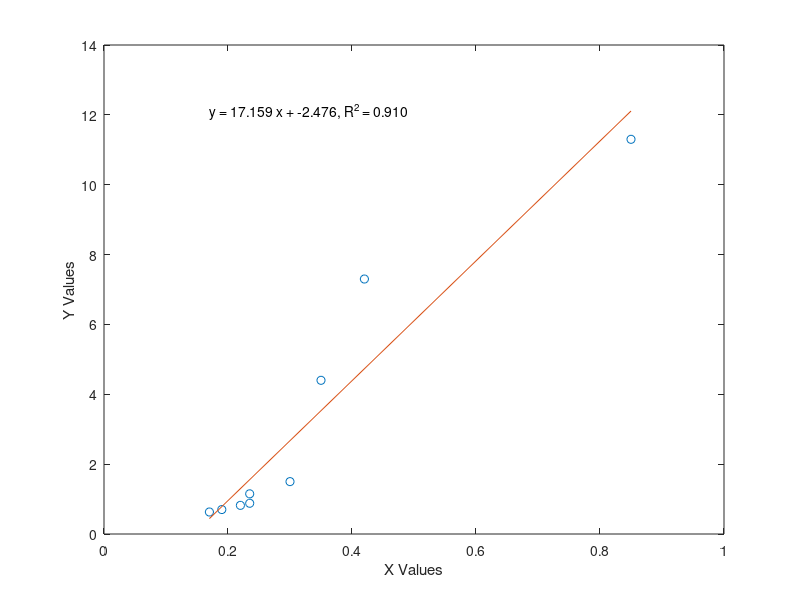

Source code (MATLAB):
% Evan Baker
% EAB_LAB05_P01
% 14 February 2014

% This script will do a linear regression of some data
function LinearRegression
	xy =[0.17, 0.63; 0.19, 0.7; 0.22, 0.82; 0.235, 0.88; 0.235, 1.15; 0.3, 1.5; 0.35, 4.4; 0.42, 7.3; 0.85, 11.3];
	x = xy(:,1);
	y = xy(:,2);
	p = polyfit(x,y,1);
	Rsquared = 1 - ( sum((y-(polyval(p,x))).^2) / sum((y-mean(y)).^2) );
	fx = [min(x) max(x)];
	fy = polyval(p,fx);
	plot(x,y,'o',fx,fy);xlabel('X Values');ylabel('Y Values');
	text(min(fx),max(fy),sprintf('y = %.3f x + %.3f, R^2 = %.3f',p(1),p(2),Rsquared))
end